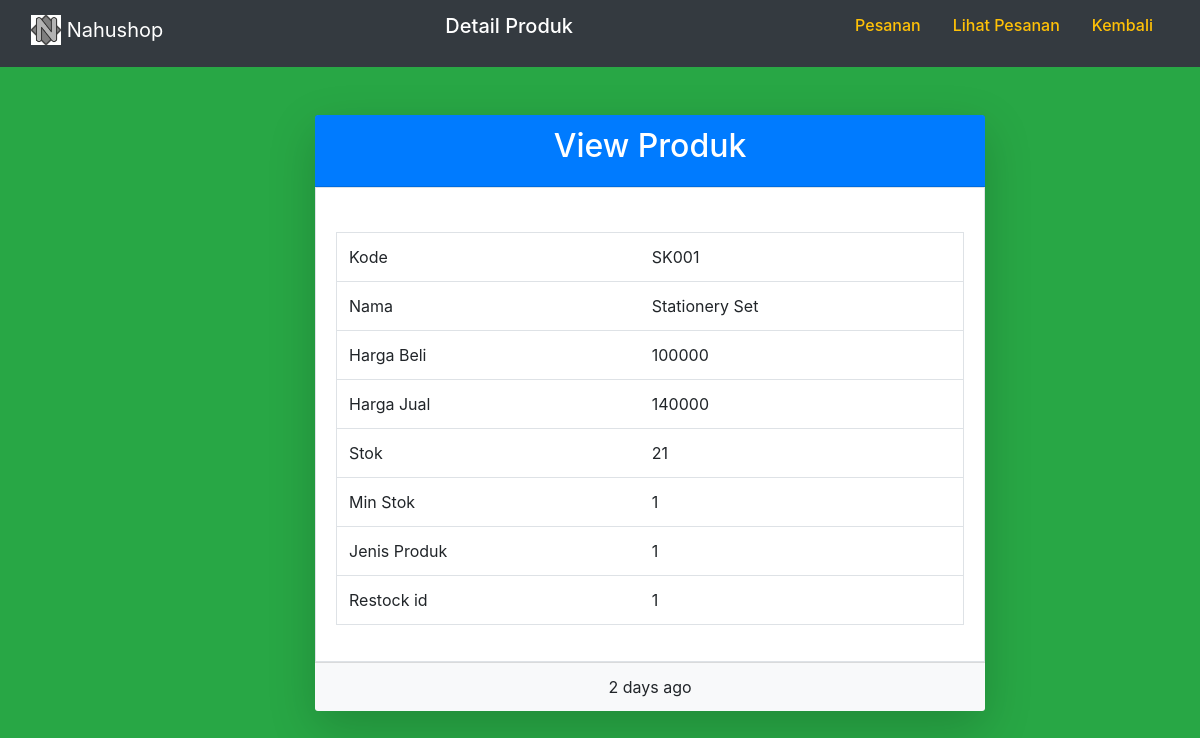
/halaman_belakang/tambah/view.php?view=1, run on the app's committed database.
### tables this page shows
CREATE TABLE `product` (
  `id` int(11) NOT NULL,
  `sku` varchar(45) DEFAULT NULL,
  `name` varchar(45) DEFAULT NULL,
  `purchase_price` int(11) DEFAULT NULL,
  `sell_price` int(11) DEFAULT NULL,
  `stock` int(11) DEFAULT 0,
  `min_stock` int(11) DEFAULT 0,
  `product_type_id` int(11) NOT NULL,
  `restock_id` int(11) NOT NULL
);

### halaman_belakang/tambah/view.php (the view, shortened to what this page needs)
<?php
include '../../databases/koneksi.php';
if (isset($_GET['view'])) {
    $id = $_GET['view'];
    $query = "SELECT * FROM product WHERE id = '$id';";
    $sql = mysqli_query($koneksi, $query);
    $result = mysqli_fetch_assoc($sql);
}
?>
<!DOCTYPE html>
<html lang="en">
<head>
    <link rel="stylesheet" href="https://cdn.jsdelivr.net/npm/bootstrap@4.6.2/dist/css/bootstrap.min.css">
</head>
<body class="bg-success">
    <div class="container-fluid">
        <div class="row">
		<div class="col-md-12 bg-dark">
			<nav class="navbar navbar-light bg-dark ">
				<a class="navbar-brand text-white" href="#">
					<img src="../../img/46.png" width="30" height="30" class="d-inline-block align-top " alt="">
					Nahushop
				</a>
                <h5 class="text-white">Detail Produk</h5>
				<ul class="nav justify-content-center">
					<li class="nav-item">
						<h6><a class="nav-link  text-warning" href="../../halaman_belakang/pesanan.php?tambah">Pesanan</a></h6>
					</li>
					<li class="nav-item">
						<h6><a class="nav-link  text-warning" href="../../halaman_belakang/lihatpesanan.php?tambah">Lihat Pesanan</a></h6>
					</li>
					<li class="nav-item ">
						<h6><a class="nav-link active text-warning" href="../../halaman_belakang/produk_table.php">Kembali</a></h6>
					</li>
				</ul>
			</nav>
		</div>
            <div class="col-md-3 text-white">
            </div>
            <div class="col-lg-7">
                <div class="card shadow-lg border-0 rounded-lg mt-5">
                    <div class="card-header text-white bg-primary text-center">
                        <h2>View Produk</h2>
                    </div>
                    <div class="border card-body">
                        <table class="table border">
                        <tr>
                            <td>Kode</td>
                            <td><?= $result['sku'] ?></td>
                        </tr><br>
                        <tr>
                            <td>Nama</td>
                            <td><?= $result['name'] ?></td>
                        </tr>
                        <tr>
                            <td>Harga Beli</td>
                            <td><?= $result['purchase_price'] ?></td>
                        </tr>
                        <tr>
                            <td>Harga Jual</td>
                            <td><?= $result['sell_price'] ?></td>
                        </tr>
                        <tr>
                            <td>Stok</td>
                            <td><?= $result['stock'] ?></td>
                        </tr>
                        <tr>
                            <td>Min Stok</td>
                            <td><?= $result['min_stock'] ?></td>
                        </tr>
                        <tr>
                            <td>Jenis Produk</td>
                            <td><?= $result['product_type_id'] ?></td>
                        </tr>
                        <tr>
                            <td>Restock id</td><td><?= $result['restock_id'] ?></td>
                        </tr>
                        </table>
                    </div>
                    <div class="card-footer bg-light text-center">
                        2 days ago
                    </div>
                </div>
            </div>
        </div>
    </div><br>
</body>
</html>

### data on the page
product: sku "SK001", name "Stationery Set", purchase_price "100000", sell_price "140000", stock "21", min_stock "1", product_type "1", restock "1"
